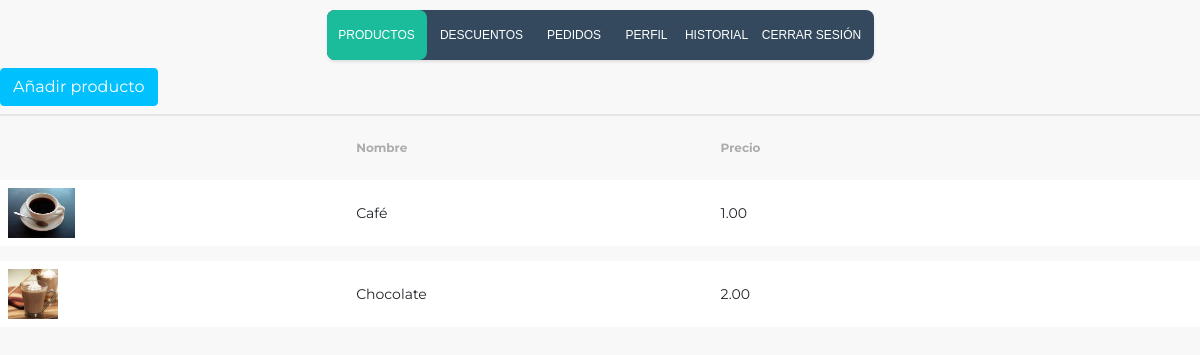
Screenshot of /admin/admin.php (signed in) with the database file from the repository.
### tables this page shows
CREATE TABLE `productos` (
  `id` int NOT NULL AUTO_INCREMENT,
  `img` varchar(45) DEFAULT NULL,
  `name` varchar(45) NOT NULL,
  `price` decimal(4,2) NOT NULL,
  PRIMARY KEY (`id`),
  UNIQUE KEY `id_UNIQUE` (`id`),
  UNIQUE KEY `name_UNIQUE` (`name`)
);

### admin/admin.php (the view, shortened to what this page needs)
<!DOCTYPE html>
<html lang="es">
<head>
    <link rel="stylesheet" href="../css/estilos_admin.css">
    <link rel="stylesheet" href="../css/bootstrap.css">
    <link rel="stylesheet" href="../css/style.css">
    <link rel="stylesheet" href="https://pro.fontawesome.com/releases/v5.10.0/css/all.css" />
</head>
<body class="bg-content">
    <nav>
        <a href="admin.php" style="color: white;">Productos</a>
        <a href="admin_descuentos.php" style="color: white;">Descuentos</a>
        <a href="admin_pedidos.php" style="color: white;">Pedidos</a>
        <a href="admin_perfil.php" style="color: white;">Perfil</a>
        <a href="admin_historial.php" style="color: white;">Historial</a>
        <a href="../php/cerrar_sesion.php" style="color: white;">Cerrar sesión</a>
        <div class="animation start-product"></div>
    </nav>
    <main class="dashboard">
        <div class="student-list-header d-flex justify-content-between align-items-center py-2">
            <div class="btn-add d-flex gap-3 align-items-center">
                <?php include '../component/popupadd.php'; ?>
            </div>
        </div>
        <div class="table-responsive">
            <table class="table student_list table-borderless">
                <thead>
                    <tr class="align-middle">
                        <th>Nombre</th>
                        <th>Precio</th>
                    </tr>
                </thead>
                <tbody>
                    <?php
                    $db = new DataBase();
                    $con = $db->conectar();
                    $result = $con->query("SELECT * FROM productos");
                    foreach ($result as $row) :
                    ?>
                        <tr class="bg-white align-middle">
                            <td><img src="../img/productos/<?php echo $row['img'] ?>" alt="img" height="50" with="50"></td>
                            <td><?php echo $row['name'] ?></td>
                            <td><?php echo $row['price'] ?></td>
                            <td class="d-md-flex gap-3 mt-3">
                                <a href="modproduct.php?Id=<?php echo $row['id'] ?>"><i class="far fa-pen"></i></a>
                                <a href="delproducto.php?Id=<?php echo $row['id'] ?>"><i class="far fa-trash"></i></a>
                            </td>
                        </tr>
                    <?php endforeach; ?>
                </tbody>
            </table>
        </div>
    </main>
</body>
</html>

### css/estilos_admin.css (style rules this page uses)
nav { position: relative; margin: 10px auto 0; width: 547px; height: 50px; background: #34495e; border-radius: 8px; font-size: 0; box-shadow: 0 2px 3px 0 rgba(0, 0, 0, 0.1); }
nav a { font-family: sans-serif; font-size: 12px; text-transform: uppercase; color: #fff; text-decoration: none; line-height: 50px; position: relative; z-index: 1; display: inline-block; text-align: center; }
nav .animation { position: absolute; height: 100%; top: 0; z-index: 0; background: #1abc9c; border-radius: 8px; transition: all; -webkit-transition: all .5s ease 0s; }
nav a:nth-child(1) { width: 100px; }
nav .start-product,a:nth-child(1):hover~.animation { width: 100px; left: 0; }
nav a:nth-child(2) { width: 110px; }
nav a:nth-child(3) { width: 75px; }
nav a:nth-child(4) { width: 70px; }
nav a:nth-child(5) { width: 70px; }
nav a:nth-child(6) { width: 120px; }

### css/style.css (style rules this page uses)
* { font-family: 'Montserrat',sans-serif; font-style: normal; }
.bg-content { background:#F8F8F8; }
.student_list { border-collapse: separate; border-spacing: 0 15px; }
.table th { font-size: 12px; color:#ACACAC; }
table tbody { font-size: 14px; }
.table a { color:#00C1FE; }
.student-list-header { border-bottom: 2px solid #E5E5E5; }

### rows the page displays
productos: img (picture), name "Café", price "1.00"
productos: img (picture), name "Chocolate", price "2.00"
